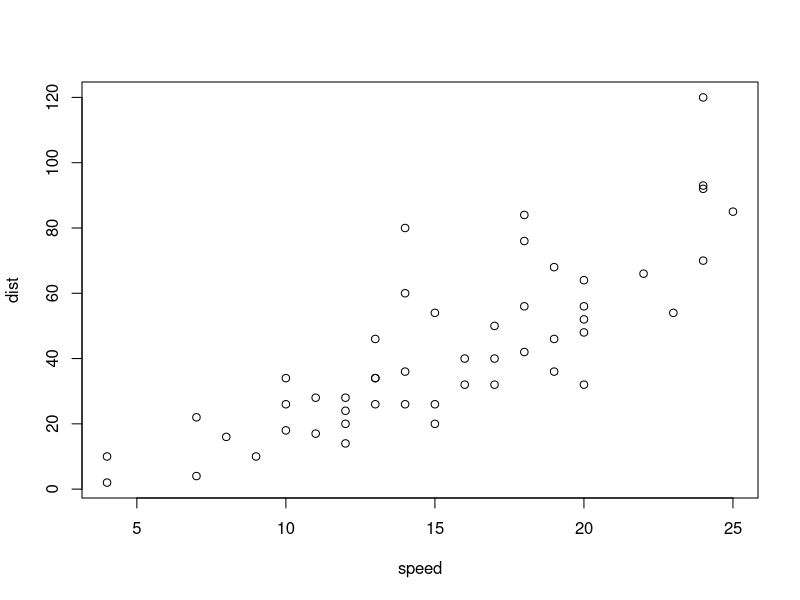
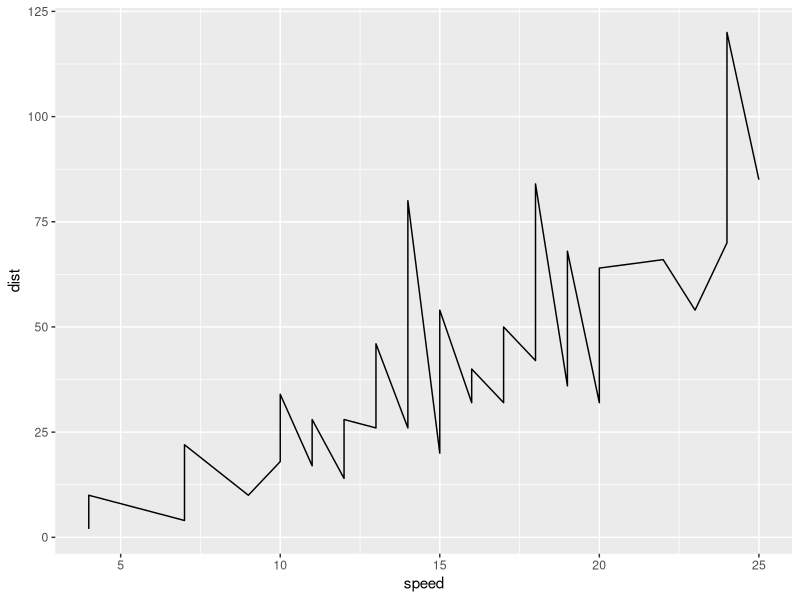

Write R code to recreate these figures, in order.
## ---- chunk 1
plot(cars)
## ---- chunk 2
library(ggplot2)
qplot(data=cars,x=speed,y=dist,geom="line")
